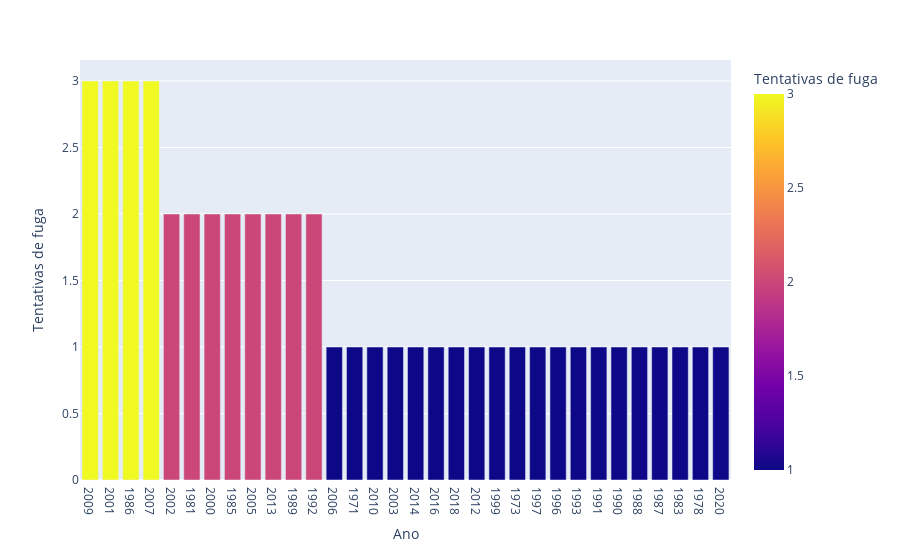

The notebook cell this image was saved under:
### Markdown cell above
## Questão 1 : Anos em que ocorreram mais tentativas de fuga de helicótero

### Code cell
df_count['Ano']=df_count['Ano'].astype(str)

fig = px.bar(df_count, x='Ano', y='Contagem', color="Contagem",
            labels={"Ano":"Ano", "Contagem":"Tentativas de fuga", "Contagem":"Tentativas de fuga"})
fig.show()

### Figure 1 — Plotly figure (JSON) as saved in the notebook; plotly's stock layout.template omitted (floating-point values rounded to 4 significant figures)
{"data": [{"alignmentgroup": "True", "hovertemplate": "Ano=%{x}<br>Tentativas de fuga=%{marker.color}<extra></extra>", "legendgroup": "", "marker": {"color": [3, 3, 3, 3, 2, 2, 2, 2, 2, 2, 2, 2, 1, 1, 1, 1, 1, 1, 1, 1, 1, 1, 1, 1, 1, 1, 1, 1, 1, 1, 1, 1], "coloraxis": "coloraxis", "pattern": {"shape": ""}}, "name": "", "offsetgroup": "", "orientation": "v", "showlegend": false, "textposition": "auto", "type": "bar", "x": ["2009", "2001", "1986", "2007", "2002", "1981", "2000", "1985", "2005", "2013", "1989", "1992", "2006", "1971", "2010", "2003", "2014", "2016", "2018", "2012", "1999", "1973", "1997", "1996", "1993", "1991", "1990", "1988", "1987", "1983", "1978", "2020"], "xaxis": "x", "y": [3, 3, 3, 3, 2, 2, 2, 2, 2, 2, 2, 2, 1, 1, 1, 1, 1, 1, 1, 1, 1, 1, 1, 1, 1, 1, 1, 1, 1, 1, 1, 1], "yaxis": "y"}], "layout": {"barmode": "relative", "coloraxis": {"colorbar": {"title": {"text": "Tentativas de fuga"}}, "colorscale": [[0, "#0d0887"], [0.1111, "#46039f"], [0.2222, "#7201a8"], [0.3333, "#9c179e"], [0.4444, "#bd3786"], [0.5556, "#d8576b"], [0.6667, "#ed7953"], [0.7778, "#fb9f3a"], [0.8889, "#fdca26"], [1, "#f0f921"]]}, "legend": {"tracegroupgap": 0}, "margin": {"t": 60}, "xaxis": {"anchor": "y", "domain": [0, 1], "title": {"text": "Ano"}}, "yaxis": {"anchor": "x", "domain": [0, 1], "title": {"text": "Tentativas de fuga"}}}}
